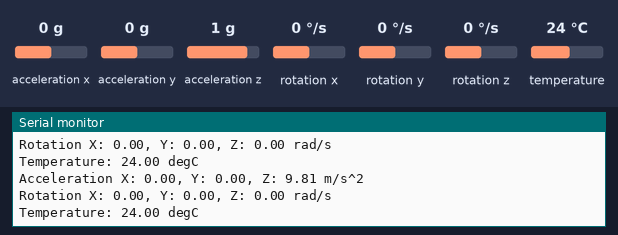
Simulated run of this sketch. Board: ESP32. Parts: the last lines printed to the serial monitor. The inputs (shaded band) are chosen by the test bench; at power-on: acceleration x 0 g, acceleration y 0 g, acceleration z 1 g, rotation x 0 °/s, rotation y 0 °/s, rotation z 0 °/s, temperature 24 °C. Nothing arrives over Bluetooth unless stated; a phone connects over Bluetooth LE 3 s after start.

Above: at 2.3 s.
2.4 s: acceleration x set to -1.4 g
At 3.3 s:
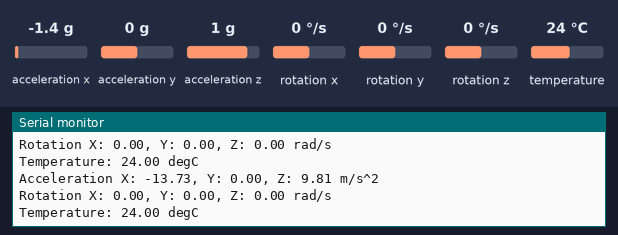
3.9 s: acceleration y set to -1.4 g
At 4.7 s:
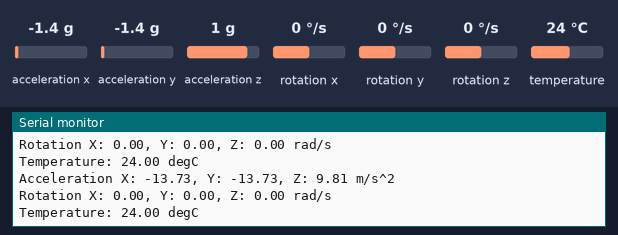
5.4 s: acceleration z set to -1.4 g
At 6.1 s:
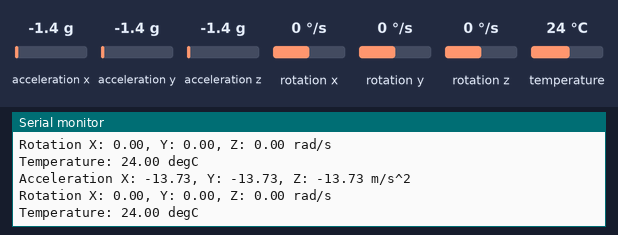
6.9 s: rotation x set to -192 °/s
At 7.5 s:
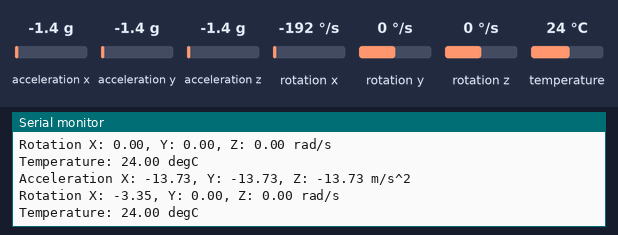
8.4 s: rotation y set to -192 °/s
At 9.7 s:
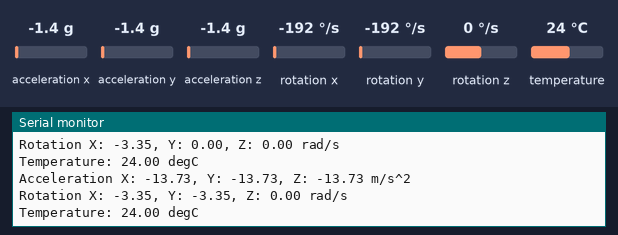

Measured:
- after the input at 2.4 s, the serial monitor: prints a new line after 0.32 s (image 1)
- after the input at 3.9 s, the serial monitor: prints a new line after 0.23 s (image 2)
- after the input at 5.4 s, the serial monitor: prints a new line after 0.15 s (image 3)
- after the input at 6.9 s, the serial monitor: prints a new line after 0.06 s (image 4)
- after the input at 8.4 s, the serial monitor: prints a new line after 0.68 s (image 5)

The sketch:

Accelerometer_updated.ino
```cpp
// #include "BluetoothSerial.h"
#include <BLEDevice.h>
#include <BLEServer.h>
#include <BLEUtils.h>
#include <BLE2902.h>

#define SERVICE_UUID        "4fafc201-1fb5-459e-8fcc-c5c9c331914b"
#define CHARACTERISTIC_UUID "beb5483e-36e1-4688-b7f5-ea07361b26a8"
BLECharacteristic *pCharacteristic;

#if !defined(CONFIG_BT_ENABLED) || !defined(CONFIG_BLUEDROID_ENABLED)
#error Bluetooth is not enabled! Please run `make menuconfig` to and enable it
#endif

// BluetoothSerial SerialBT;
#include <Adafruit_MPU6050.h>
#include <Adafruit_Sensor.h>
#include <Wire.h>

Adafruit_MPU6050 mpu;

void setup(void) {
  Serial.begin(115200);
  // SerialBT.begin("Accelerometer"); //Bluetooth device name
  setupBLE();
  Serial.println("The device started, now you can pair it with bluetooth!");
  delay(1000);
  while (!Serial)
    delay(10); // will pause Zero, Leonardo, etc until serial console opens

  Serial.println("Adafruit MPU6050 test!");

  // Try to initialize!
  if (!mpu.begin()) {
    Serial.println("Failed to find MPU6050 chip");
    while (1) {
      delay(10);
    }
  }
  Serial.println("MPU6050 Found!");

  mpu.setAccelerometerRange(MPU6050_RANGE_8_G);
  Serial.print("Accelerometer range set to: ");
  switch (mpu.getAccelerometerRange()) {
    case MPU6050_RANGE_2_G:
      Serial.println("+-2G");
      break;
    case MPU6050_RANGE_4_G:
      Serial.println("+-4G");
      break;
    case MPU6050_RANGE_8_G:
      Serial.println("+-8G");
      break;
    case MPU6050_RANGE_16_G:
      Serial.println("+-16G");
      break;
  }
  mpu.setGyroRange(MPU6050_RANGE_500_DEG);
  Serial.print("Gyro range set to: ");
  switch (mpu.getGyroRange()) {
    case MPU6050_RANGE_250_DEG:
      Serial.println("+- 250 deg/s");
      break;
    case MPU6050_RANGE_500_DEG:
      Serial.println("+- 500 deg/s");
      break;
    case MPU6050_RANGE_1000_DEG:
      Serial.println("+- 1000 deg/s");
      break;
    case MPU6050_RANGE_2000_DEG:
      Serial.println("+- 2000 deg/s");
      break;
  }

  mpu.setFilterBandwidth(MPU6050_BAND_5_HZ);
  Serial.print("Filter bandwidth set to: ");
  switch (mpu.getFilterBandwidth()) {
    case MPU6050_BAND_260_HZ:
      Serial.println("260 Hz");
      break;
    case MPU6050_BAND_184_HZ:
      Serial.println("184 Hz");
      break;
    case MPU6050_BAND_94_HZ:
      Serial.println("94 Hz");
      break;
    case MPU6050_BAND_44_HZ:
      Serial.println("44 Hz");
      break;
    case MPU6050_BAND_21_HZ:
      Serial.println("21 Hz");
      break;
    case MPU6050_BAND_10_HZ:
      Serial.println("10 Hz");
      break;
    case MPU6050_BAND_5_HZ:
      Serial.println("5 Hz");
      break;
  }

  Serial.println("");
  delay(100);
}

void loop() {
  // if (Serial.available()) {
  //   SerialBT.write(Serial.read());
  // }
  // if (SerialBT.available()) {
  //   Serial.write(SerialBT.read());
  // }
  delay(200);
  sensors_event_t a, g, temp;
  mpu.getEvent(&a, &g, &temp);

  /* Print out the values */
  String printString = "";
  printString.concat("Acceleration X: ");
  printString.concat(a.acceleration.x);
  printString.concat(", Y: ");
  printString.concat(a.acceleration.y);
  printString.concat(", Z: ");
  printString.concat(a.acceleration.z);
  printString.concat(" m/s^2\n");

  printString.concat("Rotation X: ");
  printString.concat(g.gyro.x);
  printString.concat(", Y: ");
  printString.concat(g.gyro.y);
  printString.concat(", Z: ");
  printString.concat(g.gyro.z);
  printString.concat(" rad/s\n");

  printString.concat("Temperature: ");
  printString.concat(temp.temperature);
  printString.concat(" degC\n");

  printString.concat("\n");

  Serial.print(printString);
  printBLE(printString);

  delay(500);
}

void setupBLE(){
  BLEDevice::init("MyESP32");
  BLEServer *pServer = BLEDevice::createServer();
  BLEService *pService = pServer->createService(SERVICE_UUID);

  pCharacteristic = pService->createCharacteristic(
                                         CHARACTERISTIC_UUID,
                                         BLECharacteristic::PROPERTY_NOTIFY |
                                         BLECharacteristic::PROPERTY_READ |
                                         BLECharacteristic::PROPERTY_WRITE
                                       );

  pCharacteristic->addDescriptor(new BLE2902());
  pService->start();

  BLEAdvertising *pAdvertising = pServer->getAdvertising();
  pAdvertising->start();
}

void printBLE(String output){
  int n = output.length();
  char stringOutput[n + 1];
  strcpy(stringOutput, output.c_str());

  pCharacteristic->setValue(stringOutput);
  pCharacteristic->notify();
}
```
